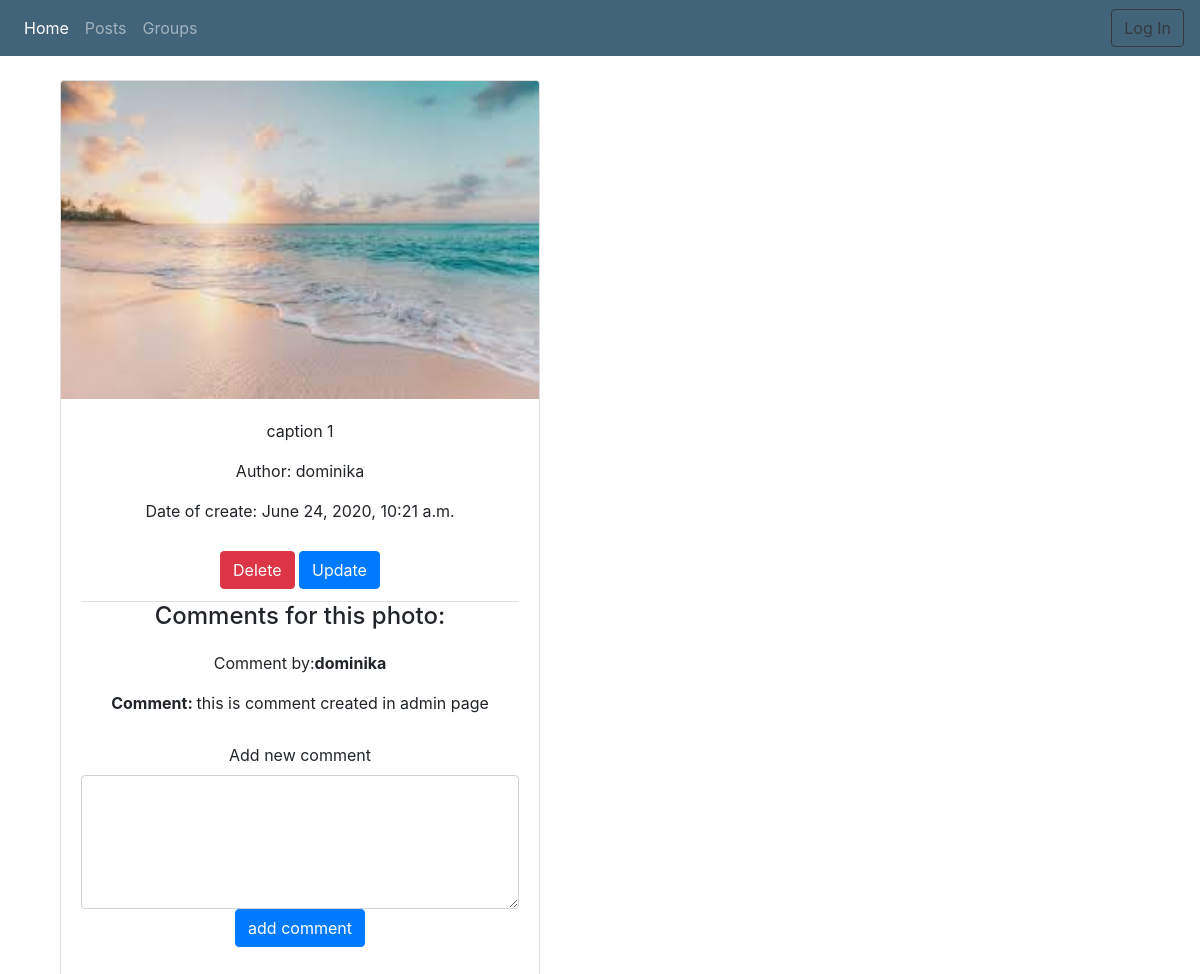
The page /posts/detail/2/ on the database its author committed.
### posts/models.py (models this page shows, shortened)
class Post(models.Model):
    author = models.ForeignKey(User, related_name='author', on_delete=models.CASCADE)
    image = models.ImageField(upload_to='posts_image')
    caption = models.TextField(blank=True, null=True)
    date_of_publication = models.DateTimeField(auto_now_add=True)
    class Meta:
        ordering = ['date_of_publication']

class Comment(models.Model):
    post = models.ForeignKey(Post, related_name='comments', on_delete=models.CASCADE)
    comment_author = models.ForeignKey(User, on_delete=models.CASCADE)
    body = models.TextField()
    date_of_created = models.DateTimeField(auto_now_add=True)
    class Meta:
        ordering = ['date_of_created']

### posts/views.py (the view, shortened to what this page needs)
# urls.py: path('detail/<int:pk>/', views.PostDetailView.as_view(), name='detail'),
class PostDetailView(FormMixin, DetailView):
    model = Post
    form_class = CommentForm
    template_name = 'posts/post_detail.html'
    def get_context_data(self, **kwargs):
        context = super(PostDetailView, self).get_context_data(**kwargs)
        context['form'] = self.get_form()
        return context

### posts/forms.py
class CommentForm(ModelForm):
    class Meta:
        model = Comment
        fields = ('body',)

### posts/templates/posts/post_detail.html (shortened to what this page needs)
{% extends 'base.html' %}
{% block conntent %}
<div class="container">
    <div class="card text-center" style="width: 30rem;">
        <img src="{{object.image.url}}" class="card-img-top" alt="Card image cap">
        <div class="card-body">
            <p class="card-text">{{ object.caption }}</p>
            <p>Author: {{ object.author }}</p>
            <p>Date of create: {{ object.date_of_publication }}</p>
            <ul class="list-group list-group-flush">
                <li class="list-group-item">
                    <a href="{% url 'posts:delete' post.pk %}" class="btn btn-danger">Delete</a>
                    <a href="{% url 'posts:update' post.pk %}" class="btn btn-primary">Update</a>
                </li>
                <h4>Comments for this photo:</h4>
                {% for comment in object.comments.all %}
                    <li class="list-group-item">
                        <p>Comment by:<strong>{{ comment.comment_author }}</strong></p>
                        <p><strong>Comment: </strong> {{ comment.body }}</p>
                    </li>
                {% empty %}
                    <li>
                        <p>No comments</p>
                    </li>
                {% endfor %}
              </ul>
            <form method="POST">
                <div class="form-group">
                    <label for="id_body">Add new comment</label>
                    <textarea class="form-control" name="body" id="id_body" cols="30" rows="5"></textarea>
                    <input type="submit" class="btn btn-primary" value="add comment" name="add comment">
                </div>
            </form>
        </div>
    </div>
</div>
{% endblock %}

### rows shown on the page
Post: image (picture), caption "caption 1", author "dominika", date_of_publication "June 24, 2020, 10:21 a.m."
Comment: comment_author "dominika", body "this is comment created in admin page"
